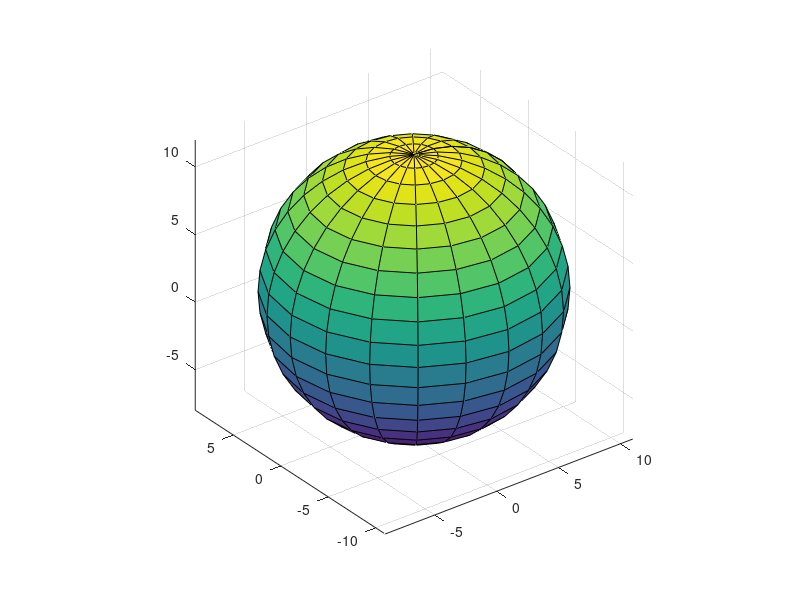

The MATLAB script that drew this image:
%---------Run this code in a MATLAB application on Open OnDemand---------%
% Draw a sphere with radius 10 centering at (1,-1,2)

[X,Y,Z] = sphere;
r = 10;
surf(10*X+1, 10*Y-1, 10*Z+2)
axis equal
